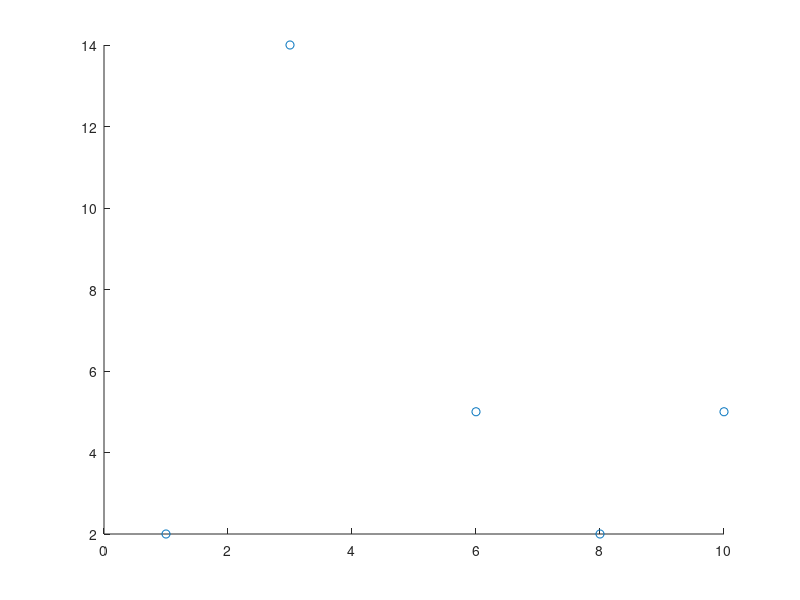

MATLAB code to generate this figure: (Note: this script raises an error after producing the figure.)
x = [1 3 6 8 10];
y = [2 14 5 2 5];

xp = [x(1) : .1 : x(length(x))]; 
hold on;
plot(x, y, 'o');
for i = 1 : length(xp)
  yp(i) = linear_spline_binSearch(x, y, xp(i));
endfor
plot(xp, yp);
b = newtonInterpolation(x, y);
yp = make_func_interpolation(xp, x, b);
%Lagrange : yp = lagrangeInterpolation(length(x) - 1, x, y, xp);
plot(xp, yp);